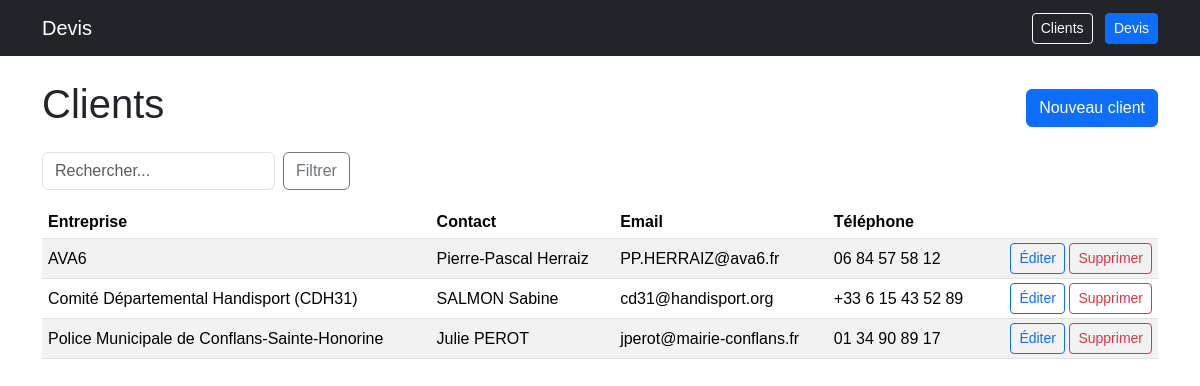
The app's page /clients with its own data.
### app.py (models this page shows)
class Client(db.Model):
    id = db.Column(db.Integer, primary_key=True)
    company = db.Column(db.String(120))
    company_abbr = db.Column(db.String(20))
    contact_name = db.Column(db.String(120), nullable=False)
    email = db.Column(db.String(120))
    phone = db.Column(db.String(60))
    address = db.Column(db.Text)
    city = db.Column(db.String(120))
    zip_code = db.Column(db.String(20))
    country = db.Column(db.String(80), default='France')
    quotes = db.relationship('Quote', backref='client', lazy=True)

### app.py (the view)
@app.route('/clients')
def clients_list():
    q = request.args.get('q', '').strip()
    query = Client.query
    if q:
        like = f"%{q}%"
        query = query.filter((Client.company.ilike(like)) | (Client.contact_name.ilike(like)) | (Client.email.ilike(like)))
    clients = query.order_by(Client.company.asc(), Client.contact_name.asc()).all()
    return render_template('clients_list.html', clients=clients, q=q)

### templates/clients_list.html (shortened to what this page needs)
{% extends 'base.html' %}
{% block content %}
<div class="d-flex justify-content-between align-items-center mb-3">
  <h1>Clients</h1>
  <a class="btn btn-primary" href="{{ url_for('clients_form') }}">Nouveau client</a>
</div>
<form class="row g-2 mb-3" method="get">
  <div class="col-auto"><input class="form-control" type="search" name="q" placeholder="Rechercher..." value="{{ q }}"></div>
  <div class="col-auto"><button class="btn btn-outline-secondary">Filtrer</button></div>
</form>
<table class="table table-striped">
  <thead><tr><th>Entreprise</th><th>Contact</th><th>Email</th><th>Téléphone</th><th></th></tr></thead>
  <tbody>
  {% for c in clients %}
    <tr>
      <td>{{ c.company or '—' }}</td>
      <td>{{ c.contact_name }}</td>
      <td>{{ c.email or '—' }}</td>
      <td>{{ c.phone or '—' }}</td>
      <td class="text-end">
        <a class="btn btn-sm btn-outline-primary" href="{{ url_for('clients_form', client_id=c.id) }}">Éditer</a>
        <form action="{{ url_for('clients_delete', client_id=c.id) }}" method="post" class="d-inline" onsubmit="return confirm('Supprimer ce client ?');">
          <button class="btn btn-sm btn-outline-danger">Supprimer</button>
        </form>
      </td>
    </tr>
  {% endfor %}
  </tbody>
</table>
{% endblock %}

### static/styles.css (style rules this page uses)
body { font-family: Arial, Helvetica, sans-serif; }
.table { margin-bottom: 0.5rem; }
.table th, .table td { padding: 4px 6px; vertical-align: middle; }

### records on screen
Client: company "AVA6", contact_name "Pierre-Pascal Herraiz", email "PP.HERRAIZ@ava6.fr", phone "06 84 57 58 12"
Client: company "Comité Départemental Handisport (CDH31)", contact_name "SALMON Sabine", email "cd31@handisport.org", phone "+33 6 15 43 52 89"
Client: company "Police Municipale de Conflans-Sainte-Honorine", contact_name "Julie PEROT", email "jperot@mairie-conflans.fr", phone "01 34 90 89 17"
